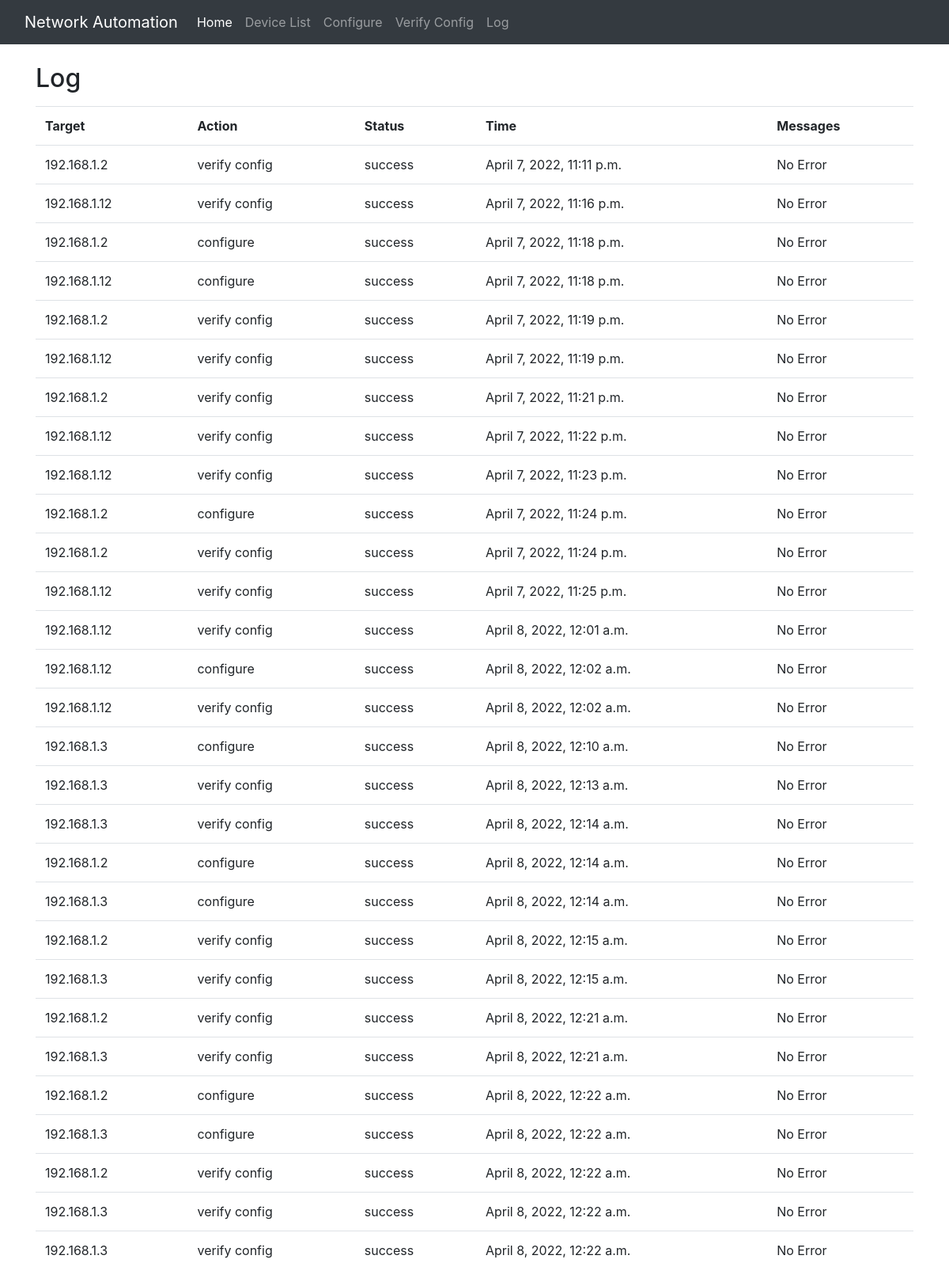
Screenshot of /log/ with the database file from the repository.
### network_automation/models.py (models this page shows, shortened)
class Log(models.Model):
    target = models.CharField(max_length=255)
    action = models.CharField(max_length=255)
    status = models.CharField(max_length=255)
    time = models.DateTimeField(null=True)
    messages = models.CharField(max_length=255, blank=True)

### network_automation/views.py (the view)
# urls.py: path('log/', views.log, name='log'),
def log(request):
    logs = Log.objects.all()
    context = {
        'logs': logs
    }
    return render(request, 'log.html', context)

### network_automation/templates/log.html
{% extends "base.html" %}
{% block content %}
    <h2 class = "mt-4">Log</h2>
    <table class="mt-3 table">
        <tr>
            <th>Target</th>
            <th>Action</th>
            <th>Status</th>
            <th>Time</th>
            <th>Messages</th>
        </tr>
        {% for log in logs %}
        <tr>
            <td>{{log.target}}</td>
            <td>{{log.action}}</td>
            <td>{{log.status}}</td>
            <td>{{log.time}}</td>
            <td>{{log.messages}}</td>
        </tr>
        {% endfor %}
    </table>
{% endblock content %}

### rows the page displays
Log: target "192.168.1.2", action "verify config", status "success", time "April 7, 2022, 11:11 p.m.", messages "No Error"
Log: target "192.168.1.12", action "verify config", status "success", time "April 7, 2022, 11:16 p.m.", messages "No Error"
Log: target "192.168.1.2", action "configure", status "success", time "April 7, 2022, 11:18 p.m.", messages "No Error"
Log: target "192.168.1.12", action "configure", status "success", time "April 7, 2022, 11:18 p.m.", messages "No Error"
Log: target "192.168.1.2", action "verify config", status "success", time "April 7, 2022, 11:19 p.m.", messages "No Error"
Log: target "192.168.1.12", action "verify config", status "success", time "April 7, 2022, 11:19 p.m.", messages "No Error"
Log: target "192.168.1.2", action "verify config", status "success", time "April 7, 2022, 11:21 p.m.", messages "No Error"
Log: target "192.168.1.12", action "verify config", status "success", time "April 7, 2022, 11:22 p.m.", messages "No Error"
Log: target "192.168.1.12", action "verify config", status "success", time "April 7, 2022, 11:23 p.m.", messages "No Error"
Log: target "192.168.1.2", action "configure", status "success", time "April 7, 2022, 11:24 p.m.", messages "No Error"
Log: target "192.168.1.2", action "verify config", status "success", time "April 7, 2022, 11:24 p.m.", messages "No Error"
Log: target "192.168.1.12", action "verify config", status "success", time "April 7, 2022, 11:25 p.m.", messages "No Error"
Log: target "192.168.1.12", action "verify config", status "success", time "April 8, 2022, 12:01 a.m.", messages "No Error"
Log: target "192.168.1.12", action "configure", status "success", time "April 8, 2022, 12:02 a.m.", messages "No Error"
Log: target "192.168.1.12", action "verify config", status "success", time "April 8, 2022, 12:02 a.m.", messages "No Error"
Log: target "192.168.1.3", action "configure", status "success", time "April 8, 2022, 12:10 a.m.", messages "No Error"
Log: target "192.168.1.3", action "verify config", status "success", time "April 8, 2022, 12:13 a.m.", messages "No Error"
Log: target "192.168.1.3", action "verify config", status "success", time "April 8, 2022, 12:14 a.m.", messages "No Error"
Log: target "192.168.1.2", action "configure", status "success", time "April 8, 2022, 12:14 a.m.", messages "No Error"
Log: target "192.168.1.3", action "configure", status "success", time "April 8, 2022, 12:14 a.m.", messages "No Error"
Log: target "192.168.1.2", action "verify config", status "success", time "April 8, 2022, 12:15 a.m.", messages "No Error"
Log: target "192.168.1.3", action "verify config", status "success", time "April 8, 2022, 12:15 a.m.", messages "No Error"
Log: target "192.168.1.2", action "verify config", status "success", time "April 8, 2022, 12:21 a.m.", messages "No Error"
Log: target "192.168.1.3", action "verify config", status "success", time "April 8, 2022, 12:21 a.m.", messages "No Error"
Log: target "192.168.1.2", action "configure", status "success", time "April 8, 2022, 12:22 a.m.", messages "No Error"
Log: target "192.168.1.3", action "configure", status "success", time "April 8, 2022, 12:22 a.m.", messages "No Error"
Log: target "192.168.1.2", action "verify config", status "success", time "April 8, 2022, 12:22 a.m.", messages "No Error"
Log: target "192.168.1.3", action "verify config", status "success", time "April 8, 2022, 12:22 a.m.", messages "No Error"
Log: target "192.168.1.3", action "verify config", status "success", time "April 8, 2022, 12:22 a.m.", messages "No Error"
